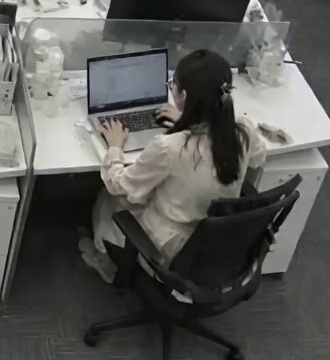
#> input picture data/br_t0.jpg, 330 x 360 px
$ python -i harvest_labeled.py   (imports and definitions only)
#> lines starting #> are read from the running program, lines starting #| are printed output that depends on the picture; after the words box and inside, x2 and y2 are one past the last pixel; in counts of white or black regions, pixels touching at a corner belong together
#> further down, picture is the input picture: shape (360, 330, 3); mean B, G, R 85.5, 89, 88
"""利用视频内嵌的红/绿标签框自动标注醒睡样本

红框+「睡岗」文字 = 睡觉，绿框+「工作」文字 = 清醒。
逐帧提取红绿矩形框，与姿态检出的人框 IoU 匹配，输出带标签的 JSONL。

用法: python scripts/harvest_labeled.py data/simulator_uploads/睡岗1.mp4
输出: data/labeled_<视频名>.jsonl  (每条: ts, label, box, conf, kp)
"""

import json
import sys
from pathlib import Path

import cv2
import numpy as np
from ultralytics import YOLO

ROOT = Path(__file__).parent.parent
MODEL_PATH = ROOT / "weights" / "yolov8s-pose_1.pt"


def imread_cn(p):
    return cv2.imdecode(np.fromfile(str(p), dtype=np.uint8), cv2.IMREAD_COLOR)


def find_label_boxes(frame):
    """提取红/绿标签文字条（「睡岗」红、「工作状态/工作中」绿），返回 [(label, (cx, cy)), ...]

    文字条特征：宽 60-200px、高 15-60px 的高饱和色块。标签锚点用于最近邻匹配人框。
    """
    hsv = cv2.cvtColor(frame, cv2.COLOR_BGR2HSV)
#> hsv: shape (360, 330, 3); mean H, S, V 50.5, 21.4, 90
    red = cv2.inRange(hsv, (0, 60, 80), (12, 255, 255)) | cv2.inRange(hsv, (168, 60, 80), (180, 255, 255))
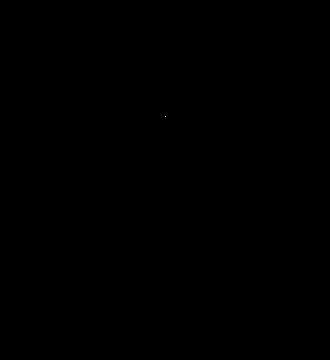
#> red: shape (360, 330); 0% white in thin lines or dots, all inside (x1, y1, x2, y2) = (165, 116, 166, 117)
    green = cv2.inRange(hsv, (45, 60, 80), (90, 255, 255))
#> green: shape (360, 330); every value is 0
    out = []
    for mask, label in ((red, "sleep"), (green, "awake")):
        m = cv2.morphologyEx(mask, cv2.MORPH_CLOSE, np.ones((5, 5), np.uint8))
        cnts, _ = cv2.findContours(m, cv2.RETR_EXTERNAL, cv2.CHAIN_APPROX_SIMPLE)
        for c in cnts:
            x, y, w, h = cv2.boundingRect(c)
            if 60 <= w <= 200 and 15 <= h <= 60:
                out.append((label, (x + w / 2, y + h / 2)))
#> this loop made 2 passes
#> (label, cnts) on pass 1: ('sleep', [[[165, 116]]])
#> label on pass 2: 'awake'
#> after the loop, out = []
    return out


# [60 lines left out: functions box_iou, main, not called in this run]


# [2 lines not run here, left out]

>>> import cv2
>>> picture = cv2.imread('../data/br_t0.jpg')
>>> result = find_label_boxes(picture)
#> result = []
